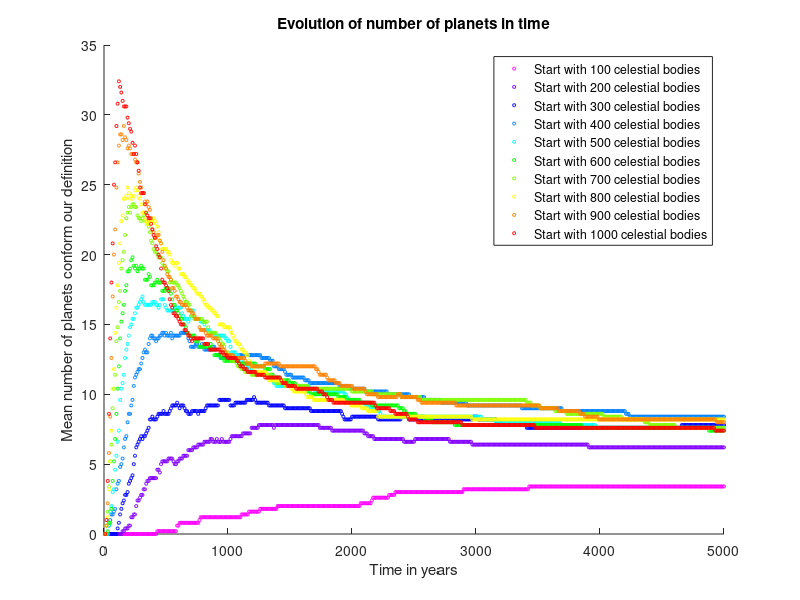

This chart was generated by the following MATLAB code:
clear all;
load('AP100.mat');
AP100 = AP;
clear AP;
load('AP200.mat');
AP200 = AP;
clear AP;
load('AP300.mat');
AP300 = AP;
clear AP;
load('AP400.mat');
AP400 = AP;
clear AP;
load('AP500.mat');
AP500 = AP;
clear AP;
load('AP600.mat');
AP600 = AP;
clear AP;
load('AP700.mat');
AP700 = AP;
clear AP;
load('AP800.mat');
AP800 = AP;
clear AP;
load('AP900.mat');
AP900 = AP;
clear AP;
load('AP1000.mat');
AP1000 = AP;
clear AP;

scatter(10:10:5000,mean(AP100,2),5,[1,0,1],'o');
hold on;
scatter(10:10:5000,mean(AP200,2),5,[0.5,0,1],'o');
hold on;
scatter(10:10:5000,mean(AP300,2),5,[0,0,1],'o');
hold on;
scatter(10:10:5000,mean(AP400,2),5,[0,0.5,1],'o');
hold on;
scatter(10:10:5000,mean(AP500,2),5,[0,1,1],'o');
hold on;
scatter(10:10:5000,mean(AP600,2),5,[0,1,0],'o');
hold on;
scatter(10:10:5000,mean(AP700,2),5,[0.5,1,0],'o');
hold on;
scatter(10:10:5000,mean(AP800,2),5,[1,1,0],'o');
hold on;
scatter(10:10:5000,mean(AP900,2),5,[1,0.5,0],'o');
hold on;
scatter(10:10:5000,mean(AP1000,2),5,[1,0,0],'o');


title('Evolution of number of planets in time');
xlabel('Time in years');
ylabel('Mean number of planets conform our definition');
legend('Start with 100 celestial bodies','Start with 200 celestial bodies','Start with 300 celestial bodies','Start with 400 celestial bodies','Start with 500 celestial bodies','Start with 600 celestial bodies','Start with 700 celestial bodies','Start with 800 celestial bodies','Start with 900 celestial bodies','Start with 1000 celestial bodies');
